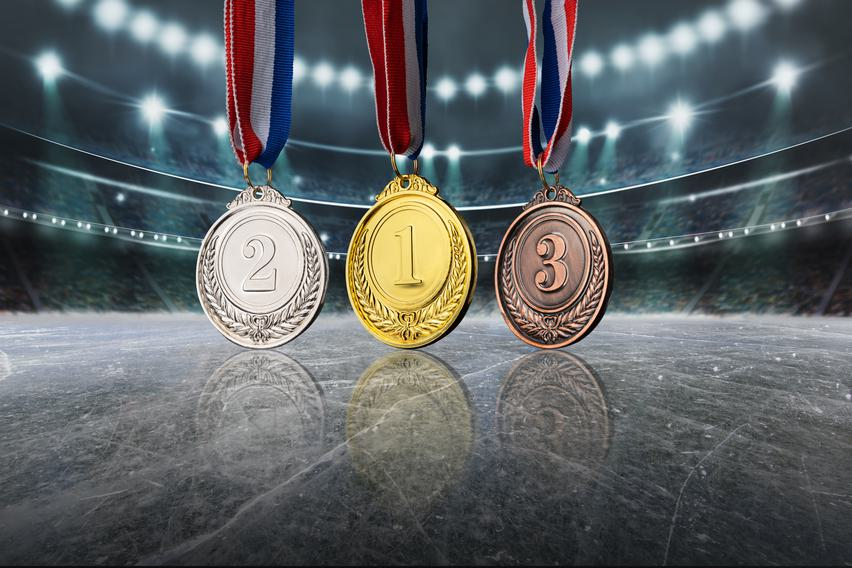
#> input picture pokebike/assets/images/classifica.jpg, 852 x 568 px
$ python optimize.py classifica.jpg
#> lines starting #> are read from the running program, lines starting #| are printed output that depends on the picture
import argparse
import os

from PIL import Image


def create_parser() -> argparse.ArgumentParser:
    # Create the argument parser
    parser = argparse.ArgumentParser(
        description="Process an image with optional scaling and saving path."
    )

    # Mandatory positional argument for image path
    parser.add_argument("image_path", type=str, help="Path to the image file")

    # Optional argument for scaling ratio, with a default value of 0.5
    parser.add_argument(
        "--scaling_ratio",
        type=float,
        default=0.5,
        help="Scaling ratio for resizing the image (default: 0.5)",
    )

    # Optional argument for saving path
    parser.add_argument(
        "--saving_path",
        type=str,
        default=None,
        help="Path to save the scaled image. Defaults to image_path with '_scaled' added before the extension.",
    )

    return parser


def parse_args() -> tuple[str, float, str]:
    parser: argparse.ArgumentParser = create_parser()

    # Parse the arguments
    args = parser.parse_args()

    # If saving_path is not provided, construct it by adding '_scaled' before the file extension
    if args.saving_path is None:
        # Split the image path into the base name and extension
        base, ext = os.path.splitext(args.image_path)
        # Construct the new saving path
        args.saving_path = f"{base}_scaled{ext}"

    # Access the arguments
    image_path = args.image_path
    scaling_ratio = args.scaling_ratio
    saving_path = args.saving_path

    return image_path, scaling_ratio, saving_path


def get_image_size(image_path):
    # Get the file size in bytes using os.path.getsize
    size_bytes = os.path.getsize(image_path)

    # Convert bytes to KB, MB, GB, etc.
    def convert_size(size):
        for unit in ["B", "KB", "MB", "GB", "TB"]:
            if size < 1024:
                return f"{size:.2f} {unit}"
            size /= 1024

    # Open the image to verify it's a valid image file
    with Image.open(image_path) as img:
        img.verify()  # This ensures the image is not corrupted

    return convert_size(size_bytes)


def scale_image(image_path: str, scaling_ratio: float, saving_path: str) -> bool:
#> called with image_path = 'classifica.jpg', scaling_ratio = 0.5, saving_path = 'classifica_scaled.jpg'
    try:
        print(f"Scaling {image_path}...", end=" ", flush=True)
        foo = Image.open(image_path)
#> foo is the input picture: PIL image 852x568 RGB; mean R, G, B 94.4, 98.4, 99.6
        w, h = foo.size
#> w = 852; h = 568

        scaled_dimensions = int(w * scaling_ratio), int(h * scaling_ratio)
#> scaled_dimensions = (426, 284)
        foo = foo.resize(scaled_dimensions, Image.LANCZOS)
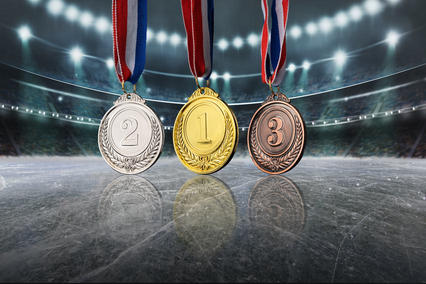
#> foo: PIL image 426x284 RGB; mean R, G, B 94.3, 98.4, 99.6

        foo.save(saving_path, optimize=True)

        return True
    except Exception as e:
        print(f"Error! {e}")
        return False


def main():
    arguments = parse_args()
    success: bool = scale_image(*arguments)

    if success:
        print(f"Done! Saved to {arguments[2]}")
        from_size: str = get_image_size(arguments[0])
        to_size: str = get_image_size(arguments[2])
        print(f"Reduced size from {from_size} to {to_size}")


if __name__ == "__main__":
#> (the run stopped early here; a loop or call above may not have finished)

$ run again, on pokebike/assets/images/vota.jpg
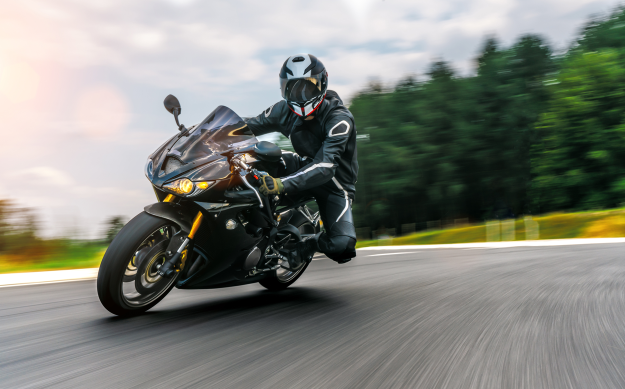
#> input picture pokebike/assets/images/vota.jpg, 1250 x 778 px (shown at 1/2 size)
#> in scale_image, foo is the input picture: PIL image 1250x778 RGB; mean R, G, B 129.4, 131.8, 124.2
#> in scale_image, `foo = foo.resize(scaled_dimensions, Image.LANCZOS)`:
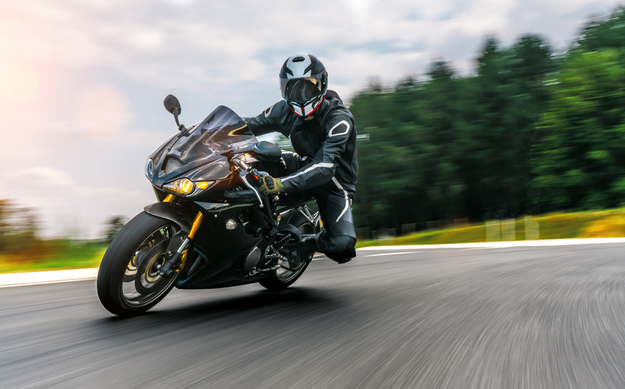
#> foo: PIL image 625x389 RGB; mean R, G, B 129.4, 131.8, 124.2
